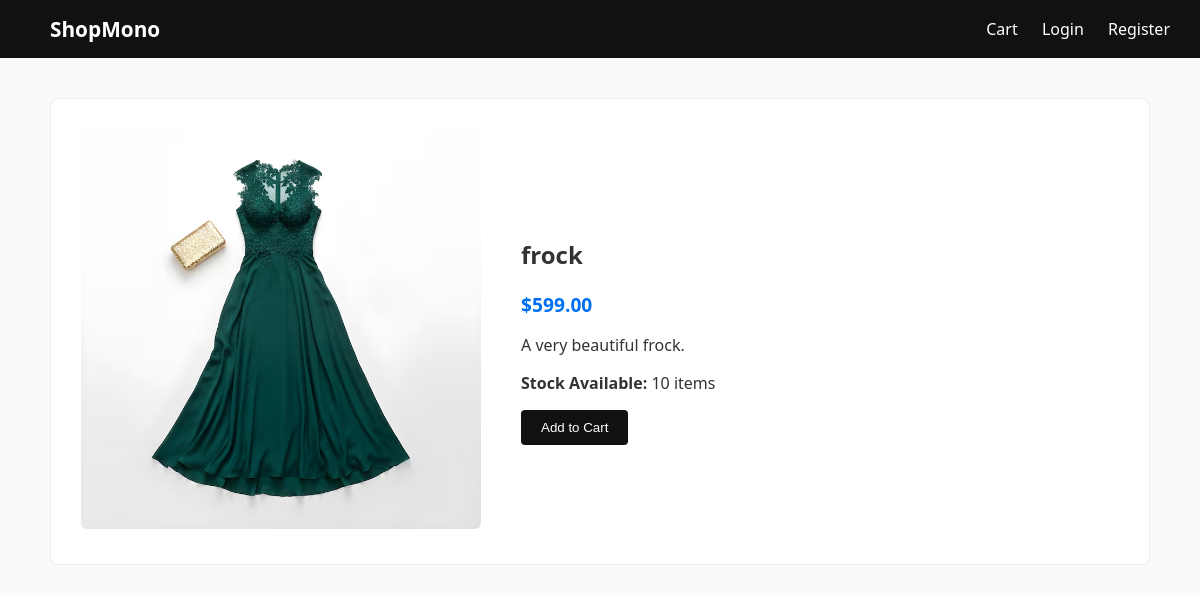
/product/1/, run on the app's committed database.
### store/models.py (models this page shows, shortened)
class Product(models.Model):
    name = models.CharField(max_length=200)
    price = models.DecimalField(max_digits=10, decimal_places=2)
    description = models.TextField()
    image = models.ImageField(upload_to='products/', null=True, blank=True)
    stock = models.IntegerField(default=10)

### store/views.py (the view)
# urls.py: path('product/<int:pk>/', views.product_detail, name='product_detail'),
def product_detail(request, pk):
    product = get_object_or_404(Product, pk=pk)
    return render(request, 'store/product_detail.html', {'product': product})

### store/templates/store/product_detail.html
{% extends 'store/base.html' %}
{% block content %}
<div class="detail-container">
    <div class="image-section">
        {% if product.image %}
            <img src="{{ product.image.url }}" alt="{{ product.name }}">
        {% else %}
            <img src="https://placeholder.com" alt="No image available">
        {% endif %}
    </div>
    <div class="detail-info">
        <h2>{{ product.name }}</h2>
        <p class="price">${{ product.price }}</p>
        <p class="desc">{{ product.description }}</p>
        <p><strong>Stock Available:</strong> {{ product.stock }} items</p>
        <button class="btn add-cart-btn" data-id="{{ product.id }}">Add to Cart</button>
    </div>
</div>
{% endblock %}

### store/static/store/style.css (style rules this page uses)
:root { --primary: #111; --light: #f4f4f4; --accent: #0070f3; }
body { font-family: system-ui, sans-serif; margin: 0; padding: 0; background: #fafafa; color: #333; }
.detail-container { display: flex; gap: 40px; background: white; padding: 30px; border-radius: 8px; border: 1px solid #eee; align-items: center; }
.detail-container .image-section img { max-width: 100%; max-height: 400px; object-fit: contain; border-radius: 6px; }
.price { font-weight: bold; color: var(--accent); font-size: 1.2rem; margin: 10px 0; }
.btn { background: var(--primary); color: white; border: none; padding: 10px 20px; border-radius: 4px; cursor: pointer; text-decoration: none; display: inline-block; font-weight: 500; }

### data on the page
Product: image (picture), name "frock", price "599.00", description "A very beautiful frock.", stock "10"
